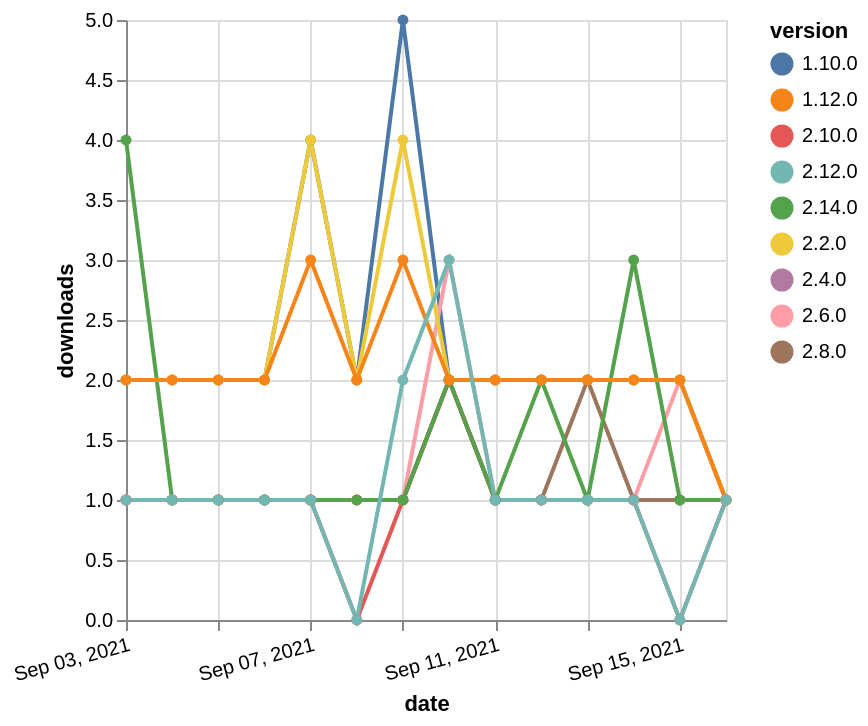

Specify this chart in Vega-Lite:
### Vega-Lite specification from a JSON file in a GitHub repository (floating-point values rounded to 4 significant figures)
{"$schema": "https://vega.github.io/schema/vega-lite/v5.json", "description": "A simple bar chart with embedded data.", "data": {"values": [{"date": "2021-09-03", "total": 245, "delta": 1, "version": "2.4.0"}, {"date": "2021-09-04", "total": 246, "delta": 1, "version": "2.4.0"}, {"date": "2021-09-05", "total": 247, "delta": 1, "version": "2.4.0"}, {"date": "2021-09-06", "total": 248, "delta": 1, "version": "2.4.0"}, {"date": "2021-09-07", "total": 249, "delta": 1, "version": "2.4.0"}, {"date": "2021-09-08", "total": 250, "delta": 1, "version": "2.4.0"}, {"date": "2021-09-09", "total": 251, "delta": 1, "version": "2.4.0"}, {"date": "2021-09-10", "total": 253, "delta": 2, "version": "2.4.0"}, {"date": "2021-09-11", "total": 254, "delta": 1, "version": "2.4.0"}, {"date": "2021-09-12", "total": 255, "delta": 1, "version": "2.4.0"}, {"date": "2021-09-13", "total": 256, "delta": 1, "version": "2.4.0"}, {"date": "2021-09-14", "total": 257, "delta": 1, "version": "2.4.0"}, {"date": "2021-09-15", "total": 258, "delta": 1, "version": "2.4.0"}, {"date": "2021-09-16", "total": 259, "delta": 1, "version": "2.4.0"}, {"date": "2021-09-03", "total": 3148, "delta": 2, "version": "1.10.0"}, {"date": "2021-09-04", "total": 3150, "delta": 2, "version": "1.10.0"}, {"date": "2021-09-05", "total": 3152, "delta": 2, "version": "1.10.0"}, {"date": "2021-09-06", "total": 3154, "delta": 2, "version": "1.10.0"}, {"date": "2021-09-07", "total": 3158, "delta": 4, "version": "1.10.0"}, {"date": "2021-09-08", "total": 3160, "delta": 2, "version": "1.10.0"}, {"date": "2021-09-09", "total": 3165, "delta": 5, "version": "1.10.0"}, {"date": "2021-09-10", "total": 3167, "delta": 2, "version": "1.10.0"}, {"date": "2021-09-11", "total": 3169, "delta": 2, "version": "1.10.0"}, {"date": "2021-09-12", "total": 3171, "delta": 2, "version": "1.10.0"}, {"date": "2021-09-13", "total": 3173, "delta": 2, "version": "1.10.0"}, {"date": "2021-09-14", "total": 3175, "delta": 2, "version": "1.10.0"}, {"date": "2021-09-15", "total": 3177, "delta": 2, "version": "1.10.0"}, {"date": "2021-09-16", "total": 3178, "delta": 1, "version": "1.10.0"}, {"date": "2021-09-03", "total": 185, "delta": 1, "version": "2.8.0"}, {"date": "2021-09-04", "total": 186, "delta": 1, "version": "2.8.0"}, {"date": "2021-09-05", "total": 187, "delta": 1, "version": "2.8.0"}, {"date": "2021-09-06", "total": 188, "delta": 1, "version": "2.8.0"}, {"date": "2021-09-07", "total": 189, "delta": 1, "version": "2.8.0"}, {"date": "2021-09-08", "total": 190, "delta": 1, "version": "2.8.0"}, {"date": "2021-09-09", "total": 191, "delta": 1, "version": "2.8.0"}, {"date": "2021-09-10", "total": 193, "delta": 2, "version": "2.8.0"}, {"date": "2021-09-11", "total": 194, "delta": 1, "version": "2.8.0"}, {"date": "2021-09-12", "total": 195, "delta": 1, "version": "2.8.0"}, {"date": "2021-09-13", "total": 197, "delta": 2, "version": "2.8.0"}, {"date": "2021-09-14", "total": 198, "delta": 1, "version": "2.8.0"}, {"date": "2021-09-15", "total": 199, "delta": 1, "version": "2.8.0"}, {"date": "2021-09-16", "total": 200, "delta": 1, "version": "2.8.0"}, {"date": "2021-09-03", "total": 339, "delta": 1, "version": "2.6.0"}, {"date": "2021-09-04", "total": 340, "delta": 1, "version": "2.6.0"}, {"date": "2021-09-05", "total": 341, "delta": 1, "version": "2.6.0"}, {"date": "2021-09-06", "total": 342, "delta": 1, "version": "2.6.0"}, {"date": "2021-09-07", "total": 343, "delta": 1, "version": "2.6.0"}, {"date": "2021-09-08", "total": 344, "delta": 1, "version": "2.6.0"}, {"date": "2021-09-09", "total": 345, "delta": 1, "version": "2.6.0"}, {"date": "2021-09-10", "total": 348, "delta": 3, "version": "2.6.0"}, {"date": "2021-09-11", "total": 349, "delta": 1, "version": "2.6.0"}, {"date": "2021-09-12", "total": 350, "delta": 1, "version": "2.6.0"}, {"date": "2021-09-13", "total": 351, "delta": 1, "version": "2.6.0"}, {"date": "2021-09-14", "total": 352, "delta": 1, "version": "2.6.0"}, {"date": "2021-09-15", "total": 354, "delta": 2, "version": "2.6.0"}, {"date": "2021-09-16", "total": 355, "delta": 1, "version": "2.6.0"}, {"date": "2021-09-03", "total": 162, "delta": 1, "version": "2.10.0"}, {"date": "2021-09-04", "total": 163, "delta": 1, "version": "2.10.0"}, {"date": "2021-09-05", "total": 164, "delta": 1, "version": "2.10.0"}, {"date": "2021-09-06", "total": 165, "delta": 1, "version": "2.10.0"}, {"date": "2021-09-07", "total": 166, "delta": 1, "version": "2.10.0"}, {"date": "2021-09-08", "total": 166, "delta": 0, "version": "2.10.0"}, {"date": "2021-09-09", "total": 167, "delta": 1, "version": "2.10.0"}, {"date": "2021-09-10", "total": 169, "delta": 2, "version": "2.10.0"}, {"date": "2021-09-11", "total": 170, "delta": 1, "version": "2.10.0"}, {"date": "2021-09-12", "total": 171, "delta": 1, "version": "2.10.0"}, {"date": "2021-09-13", "total": 172, "delta": 1, "version": "2.10.0"}, {"date": "2021-09-14", "total": 173, "delta": 1, "version": "2.10.0"}, {"date": "2021-09-15", "total": 173, "delta": 0, "version": "2.10.0"}, {"date": "2021-09-16", "total": 174, "delta": 1, "version": "2.10.0"}, {"date": "2021-09-03", "total": 2477, "delta": 2, "version": "2.2.0"}, {"date": "2021-09-04", "total": 2479, "delta": 2, "version": "2.2.0"}, {"date": "2021-09-05", "total": 2481, "delta": 2, "version": "2.2.0"}, {"date": "2021-09-06", "total": 2483, "delta": 2, "version": "2.2.0"}, {"date": "2021-09-07", "total": 2487, "delta": 4, "version": "2.2.0"}, {"date": "2021-09-08", "total": 2489, "delta": 2, "version": "2.2.0"}, {"date": "2021-09-09", "total": 2493, "delta": 4, "version": "2.2.0"}, {"date": "2021-09-10", "total": 2495, "delta": 2, "version": "2.2.0"}, {"date": "2021-09-11", "total": 2497, "delta": 2, "version": "2.2.0"}, {"date": "2021-09-12", "total": 2499, "delta": 2, "version": "2.2.0"}, {"date": "2021-09-13", "total": 2501, "delta": 2, "version": "2.2.0"}, {"date": "2021-09-14", "total": 2503, "delta": 2, "version": "2.2.0"}, {"date": "2021-09-15", "total": 2505, "delta": 2, "version": "2.2.0"}, {"date": "2021-09-16", "total": 2506, "delta": 1, "version": "2.2.0"}, {"date": "2021-09-03", "total": 121, "delta": 4, "version": "2.14.0"}, {"date": "2021-09-04", "total": 122, "delta": 1, "version": "2.14.0"}, {"date": "2021-09-05", "total": 123, "delta": 1, "version": "2.14.0"}, {"date": "2021-09-06", "total": 124, "delta": 1, "version": "2.14.0"}, {"date": "2021-09-07", "total": 125, "delta": 1, "version": "2.14.0"}, {"date": "2021-09-08", "total": 126, "delta": 1, "version": "2.14.0"}, {"date": "2021-09-09", "total": 127, "delta": 1, "version": "2.14.0"}, {"date": "2021-09-10", "total": 129, "delta": 2, "version": "2.14.0"}, {"date": "2021-09-11", "total": 130, "delta": 1, "version": "2.14.0"}, {"date": "2021-09-12", "total": 132, "delta": 2, "version": "2.14.0"}, {"date": "2021-09-13", "total": 133, "delta": 1, "version": "2.14.0"}, {"date": "2021-09-14", "total": 136, "delta": 3, "version": "2.14.0"}, {"date": "2021-09-15", "total": 137, "delta": 1, "version": "2.14.0"}, {"date": "2021-09-16", "total": 138, "delta": 1, "version": "2.14.0"}, {"date": "2021-09-03", "total": 2650, "delta": 2, "version": "1.12.0"}, {"date": "2021-09-04", "total": 2652, "delta": 2, "version": "1.12.0"}, {"date": "2021-09-05", "total": 2654, "delta": 2, "version": "1.12.0"}, {"date": "2021-09-06", "total": 2656, "delta": 2, "version": "1.12.0"}, {"date": "2021-09-07", "total": 2659, "delta": 3, "version": "1.12.0"}, {"date": "2021-09-08", "total": 2661, "delta": 2, "version": "1.12.0"}, {"date": "2021-09-09", "total": 2664, "delta": 3, "version": "1.12.0"}, {"date": "2021-09-10", "total": 2666, "delta": 2, "version": "1.12.0"}, {"date": "2021-09-11", "total": 2668, "delta": 2, "version": "1.12.0"}, {"date": "2021-09-12", "total": 2670, "delta": 2, "version": "1.12.0"}, {"date": "2021-09-13", "total": 2672, "delta": 2, "version": "1.12.0"}, {"date": "2021-09-14", "total": 2674, "delta": 2, "version": "1.12.0"}, {"date": "2021-09-15", "total": 2676, "delta": 2, "version": "1.12.0"}, {"date": "2021-09-16", "total": 2677, "delta": 1, "version": "1.12.0"}, {"date": "2021-09-03", "total": 178, "delta": 1, "version": "2.12.0"}, {"date": "2021-09-04", "total": 179, "delta": 1, "version": "2.12.0"}, {"date": "2021-09-05", "total": 180, "delta": 1, "version": "2.12.0"}, {"date": "2021-09-06", "total": 181, "delta": 1, "version": "2.12.0"}, {"date": "2021-09-07", "total": 182, "delta": 1, "version": "2.12.0"}, {"date": "2021-09-08", "total": 182, "delta": 0, "version": "2.12.0"}, {"date": "2021-09-09", "total": 184, "delta": 2, "version": "2.12.0"}, {"date": "2021-09-10", "total": 187, "delta": 3, "version": "2.12.0"}, {"date": "2021-09-11", "total": 188, "delta": 1, "version": "2.12.0"}, {"date": "2021-09-12", "total": 189, "delta": 1, "version": "2.12.0"}, {"date": "2021-09-13", "total": 190, "delta": 1, "version": "2.12.0"}, {"date": "2021-09-14", "total": 191, "delta": 1, "version": "2.12.0"}, {"date": "2021-09-15", "total": 191, "delta": 0, "version": "2.12.0"}, {"date": "2021-09-16", "total": 192, "delta": 1, "version": "2.12.0"}]}, "width": "container", "mark": {"type": "line", "point": {"filled": true}}, "encoding": {"x": {"field": "date", "type": "temporal", "timeUnit": "yearmonthdate", "title": "date", "axis": {"labelAngle": -15}}, "y": {"field": "delta", "type": "quantitative", "title": "downloads"}, "color": {"field": "version", "type": "nominal"}, "tooltip": {"field": "delta"}}}
